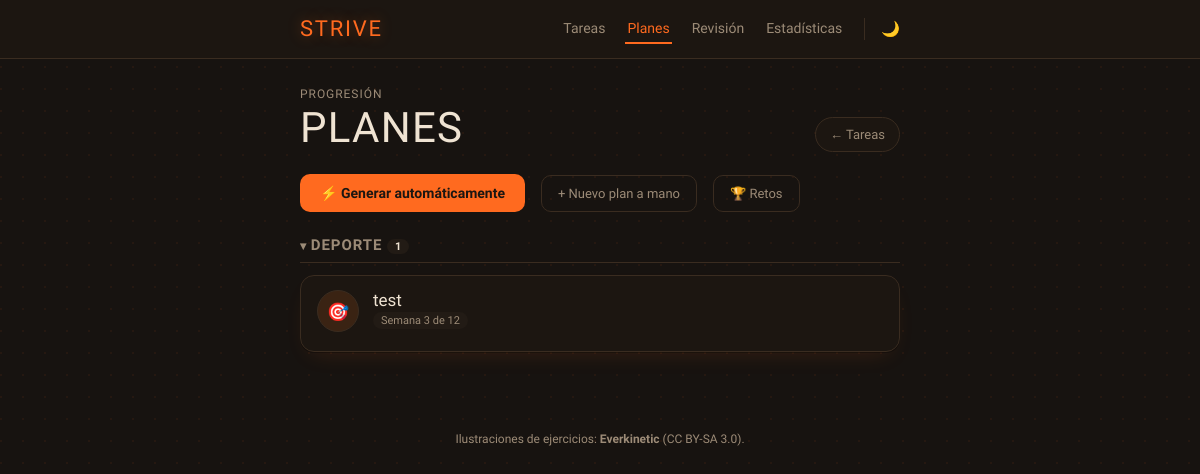
The app's page /tareas/planes/ with its own data.
### tasks/models.py (models this page shows, shortened)
class Plan(models.Model):
    user = models.ForeignKey(
        settings.AUTH_USER_MODEL, on_delete=models.CASCADE, null=True, blank=True,
        related_name="plans",
    )
    name = models.CharField(max_length=80)
    notes = models.TextField(blank=True)
    started_on = models.DateField(default=_dt.date.today)
    weeks = models.PositiveIntegerField(
        default=12, help_text="Duración prevista. 12 semanas por defecto (12 Week Year).",
    )
    is_active = models.BooleanField(default=True)
    PLAN_TYPE_SPORT = "sport"
    PLAN_TYPE_STUDY = "study"
    PLAN_TYPE_GENERAL = "general"
    PLAN_TYPE_CHOICES = [
        (PLAN_TYPE_SPORT, "Deporte"),
        (PLAN_TYPE_STUDY, "Estudio"),
        (PLAN_TYPE_GENERAL, "General"),
    ]
    plan_type = models.CharField(max_length=10, choices=PLAN_TYPE_CHOICES, default=PLAN_TYPE_SPORT)
    STUDY_SUBTYPE_GENERAL = "general"
    STUDY_SUBTYPE_LANGUAGE = "language"
    STUDY_SUBTYPE_CHOICES = [
        (STUDY_SUBTYPE_GENERAL, "Hábito simple"),
        (STUDY_SUBTYPE_LANGUAGE, "Idioma (curso con vídeos por nivel)"),
    ]
    study_subtype = models.CharField(
        max_length=10, choices=STUDY_SUBTYPE_CHOICES, blank=True, default=STUDY_SUBTYPE_GENERAL,
    )
    CEFR_LEVELS = CEFR_LEVELS
    CEFR_LEVEL_CHOICES = CEFR_LEVEL_CHOICES
    language_name = models.CharField(
        max_length=40, blank=True,
        help_text="Solo con study_subtype='language': el idioma del curso, ej. 'francés'.",
    )
    level_from = models.CharField(max_length=2, blank=True, choices=CEFR_LEVEL_CHOICES)
    level_to = models.CharField(max_length=2, blank=True, choices=CEFR_LEVEL_CHOICES)
    known_languages = models.CharField(max_length=200, blank=True)
    language_daily_minutes = models.PositiveIntegerField(
        null=True, blank=True,
        help_text="Solo con study_subtype='language': minutos de vídeo al día. En blanco, "
                   "exige ver el vídeo del día entero.",
    )
    quiz_every_n_videos = models.PositiveIntegerField(null=True, blank=True)
    repeat = models.CharField(max_length=10, default="custom")
    interval = models.PositiveIntegerField(default=1)
    custom_days = models.CharField(
        max_length=20, blank=True, default="0,2,4",
        help_text="Días de la semana, como en las tareas. Por defecto lunes, miércoles y viernes.",
    )
    due_time = models.TimeField(null=True, blank=True)
    task_series_id = models.UUIDField(null=True, blank=True, editable=False)
    created_at = models.DateTimeField(auto_now_add=True)
    uuid = models.UUIDField(default=uuid.uuid4, editable=False, unique=True)
    updated_at = models.DateTimeField(auto_now=True)
    deleted_at = models.DateTimeField(null=True, blank=True)
    closed_at = models.DateTimeField(null=True, blank=True)
    reward = models.CharField(
        max_length=200, blank=True,
        help_text="La recompensa que te prometes al empezar el ciclo (opcional). "
                   "Se enseña en la pantalla de cierre si la has puesto — y solo si "
                   "el plan llega al umbral de completado.",
    )
    final_progress_pct = models.PositiveIntegerField(null=True, blank=True)
    COMPLETION_THRESHOLD_PCT = 70
    class Meta:
        ordering = ["-is_active", "-started_on"]
    @property
    def week_number(self):
        days = (timezone.localtime(timezone.now()).date() - self.started_on).days
        return max(1, days // 7 + 1)
    @property
    def headline(self):
        return self.items.filter(is_headline=True).first() or self.items.first()
    def progress_pct(self):
        if self.plan_type == self.PLAN_TYPE_STUDY and self.study_subtype == self.STUDY_SUBTYPE_LANGUAGE:
            return self.course_progress()["pct"]
        values = [p for p in (item.own_progress_pct() for item in self.items.all()) if p is not None]
        if not values:
            return None
        return round(sum(values) / len(values))

### tasks/views.py (the view)
# urls.py: path("planes/", views.plan_list, name="plan_list"),
def plan_list(request):
    by_type = {key: [] for key, _ in Plan.PLAN_TYPE_CHOICES}
    for p in _plans_qs().filter(closed_at__isnull=True):
        head = p.headline
        by_type[p.plan_type].append({
            "plan": p,
            "headline": head,
            "target": head.current_target() if head else None,
            "remaining": head.sessions_to_goal() if head else None,
            "progress": p.progress_pct(),
        })
    plan_groups = [
        {"key": key, "label": label, "items": by_type[key]}
        for key, label in Plan.PLAN_TYPE_CHOICES if by_type[key]
    ]
    closed_by_type = {key: [] for key, _ in Plan.PLAN_TYPE_CHOICES}
    for p in _plans_qs().filter(closed_at__isnull=False).order_by("-closed_at"):
        closed_by_type[p.plan_type].append({"plan": p, "progress": p.final_progress_pct})
    closed_plan_groups = [
        {"key": key, "label": label, "items": closed_by_type[key]}
        for key, label in Plan.PLAN_TYPE_CHOICES if closed_by_type[key]
    ]
    reading_qs = Task.objects.filter(
        user=get_current_user(), category=Task.CATEGORY_WORK, subcategory=Task.SUBCATEGORY_READING,
        reading_mode=Task.READING_MODE_PLAN, deleted_at__isnull=True,
    )
    latest_by_series = {}
    for t in reading_qs.order_by("-due_date", "-pk"):
        latest_by_series.setdefault(t.series_id, t)
    latest = list(latest_by_series.values())
    reading_plans = [
        {"task": t, "status": t.reading_plan_status}
        for t in sorted((t for t in latest if not t.reading_completed_at), key=lambda t: t.title)
    ]
    closed_reading_plans = [
        {"task": t, "status": t.reading_plan_status}
        for t in sorted((t for t in latest if t.reading_completed_at), key=lambda t: t.reading_completed_at, reverse=True)
    ]
    return render(request, "tasks/plan_list.html", {
        "plan_groups": plan_groups, "closed_plan_groups": closed_plan_groups,
        "reading_plans": reading_plans, "closed_reading_plans": closed_reading_plans,
        "closed_plans_count": (
            sum(len(g["items"]) for g in closed_plan_groups) + len(closed_reading_plans)
        ),
    })

### tasks/utils.py (called while the page is built)
def get_current_user():
    User = get_user_model()
    user, _ = User.objects.get_or_create(
        username=DEFAULT_USERNAME,
        defaults={"is_active": True},
    )
    return user

### tasks/views.py (called while the page is built)
def _plans_qs():
    return Plan.objects.filter(user=get_current_user(), deleted_at__isnull=True)

### todoapp/basic_auth.py (called while the page is built, shortened)
    def __call__(self, request):
        if not settings.BASIC_AUTH_USER or not settings.BASIC_AUTH_PASSWORD:
            return self.get_response(request)

### tasks/templates/tasks/plan_list.html (shortened to what this page needs)
{% extends "tasks/base.html" %}
{% block content %}
<header class="topbar">
    <div class="topbar__title">
        <span class="topbar__eyebrow">progresión</span>
        <h1>Planes</h1>
    </div>
    <a href="{% url 'tasks:task_list' %}" class="stats-link">← Tareas</a>
</header>
<div class="plan-toolbar">
    <a class="primary-btn" href="{% url 'tasks:plan_ai_create' %}">⚡ Generar automáticamente</a>
    <a class="ghost-btn" href="{% url 'tasks:plan_create' %}">+ Nuevo plan a mano</a>
    <a class="ghost-btn" href="{% url 'tasks:challenges_list' %}">🏆 Retos</a>
</div>
{% for group in plan_groups %}
<details class="done-details" open>
    <summary class="done-summary">{{ group.label }} <span class="task-section__count">{{ group.items|length }}</span></summary>
    <ul class="plan-list">
        {% for p in group.items %}
        <li class="plan-card {% if not p.plan.is_active %}plan-card--off{% endif %}">
            <a href="{% url 'tasks:plan_detail' p.plan.pk %}">
                <div class="plan-card__row">
                    <span class="plan-card__icon">🎯</span>
                    <span class="plan-card__body">
                        <p class="plan-card__name">{{ p.plan.name }}</p>
                        <p class="plan-card__pills">
                            <span class="plan-card__pill">Semana {{ p.plan.week_number }} de {{ p.plan.weeks }}</span>
                        </p>
                    </span>
                </div>
            </a>
        </li>
        {% endfor %}
    </ul>
</details>
{% endfor %}
{% endblock %}

### staticfiles/css/styles.css (style rules this page uses)
:root { color-scheme: dark; --ash: #171310; --ash-soft: #221B15; --bone: #EFE3D2; --bone-faded: #9C8B77; --ember: #FF6A1F; --ember-deep: #B8420F; --ember-soft: #3A2313; --gold: #D8A63D; --gold-soft: #3A2E14; --amber: #E0883A; --amber-soft: #3A2A16; --danger: #E5493A; --danger-soft: #3A1B15; --line: #3A2C20; --paper: #1C1611; --font-d: "Staatliches", "sans-serif-condensed", "Arial Narrow", sans-serif; --font-b: "Work Sans", system-ui, sans-serif; --font-mono: "JetBrains Mono", "Roboto Mono", "Courier New", monospace; --radius: 14px; --shadow: 0 1px 0 rgba(0,0,0,.3), 0 10px 24px -12px rgba(255,106,31,.18); }
*, *::before, *::after { box-sizing: border-box; }
html, body { margin:0; padding:0; background:var(--ash); color:var(--bone); font-family:var(--font-b); -webkit-font-smoothing:antialiased; }
body { background-image: radial-gradient(circle at 1px 1px, rgba(255,106,31,.06) 1px, transparent 1.6px); background-size:22px 22px; }
a { color:inherit; text-decoration:none; }
.topbar { display:flex; justify-content:space-between; align-items:flex-end; gap:16px; margin-bottom:22px; flex-wrap:wrap; }
.topbar__eyebrow { display:block; font-size:12px; letter-spacing:.08em; text-transform:uppercase; color:var(--bone-faded); margin-bottom:2px; }
.topbar__title h1 { font-family:var(--font-d); font-weight:400; font-size:42px; letter-spacing:.03em; text-transform:uppercase; margin:0; }
.stats-link { display:flex; align-items:center; gap:6px; color:var(--bone-faded); border:1px solid var(--line); background:var(--paper); padding:9px 14px; border-radius:999px; font-size:13px; font-weight:500; flex-shrink:0; }
.task-section__count { background:var(--ash-soft); color:var(--bone); font-size:11px; padding:1px 8px; border-radius:999px; font-family:var(--font-b); letter-spacing:0; }
.done-summary { font-family:var(--font-d); font-size:15px; font-weight:600; text-transform:uppercase; letter-spacing:.06em; color:var(--bone-faded); margin:0 0 12px; padding-bottom:8px; border-bottom:1px solid var(--line); cursor:pointer; user-select:none; }
.done-summary::marker { content:""; }
.done-summary::before { content:"▸ "; font-size:12px; }
.done-details[open] > .done-summary::before { content:"▾ "; }
.done-details[open] > .done-summary { margin-bottom:12px; }
.task-card, .plan-card, .stats-card, .streak-card, .category-chip, .range-chip { transition: transform .18s ease, box-shadow .18s ease, border-color .18s ease; }
.primary-btn { background:var(--ember); color:var(--paper); border:none; border-radius:10px; padding:11px 20px; font-size:14px; font-weight:600; transition: transform .15s ease, box-shadow .15s ease, background .15s ease; }
.ghost-btn { background:transparent; border:1px solid var(--line); border-radius:10px; padding:10px 16px; font-size:13px; color:var(--bone-faded); display:inline-block; text-decoration:none; transition: transform .15s ease, box-shadow .15s ease, border-color .15s ease, color .15s ease; }
:root { --study: #6FA3D6; --study-soft: #1A2733; --sport: #FF6A1F; --sport-soft: #3A2313; --work: #B49BC9; --work-soft: #2A2233; --personal: #D4B44A; --personal-soft: #332C14; --other: #8A7B68; --other-soft: #2A241C; }
.plan-list { list-style:none; margin:0; padding:0; display:flex; flex-direction:column; gap:10px; }
.plan-card { background:var(--paper); border:1px solid var(--line); border-radius:var(--radius); box-shadow:var(--shadow); }
.plan-card a { display:block; padding:14px 16px; text-decoration:none; color:var(--bone); }
.plan-card__name { font-family:var(--font-d); font-size:17px; margin:0 0 2px; }
.plan-toolbar { display:flex; align-items:center; gap:10px 16px; flex-wrap:wrap; margin-bottom:24px; }
.plan-card__row { display:flex; align-items:flex-start; gap:14px; }
.plan-card__icon { flex:none; width:42px; height:42px; border-radius:50%; display:flex; align-items:center; justify-content:center; font-size:18px; background:var(--ember-soft); border:1.6px solid var(--line); }
.plan-card__body { flex:1; min-width:0; }
.plan-card__pills { display:flex; gap:6px; flex-wrap:wrap; align-items:center; margin:0 0 8px; }
.plan-card__pill { font-size:11px; padding:2px 8px; border-radius:999px; font-weight:500; background:var(--ash-soft); color:var(--bone-faded); white-space:nowrap; }

### records on screen
Plan: plan.name "test", plan.week_number "3", plan.weeks "12"

### other values on screen
{{ group.label }} "DEPORTE"
{{ group.items|length }} "1"
